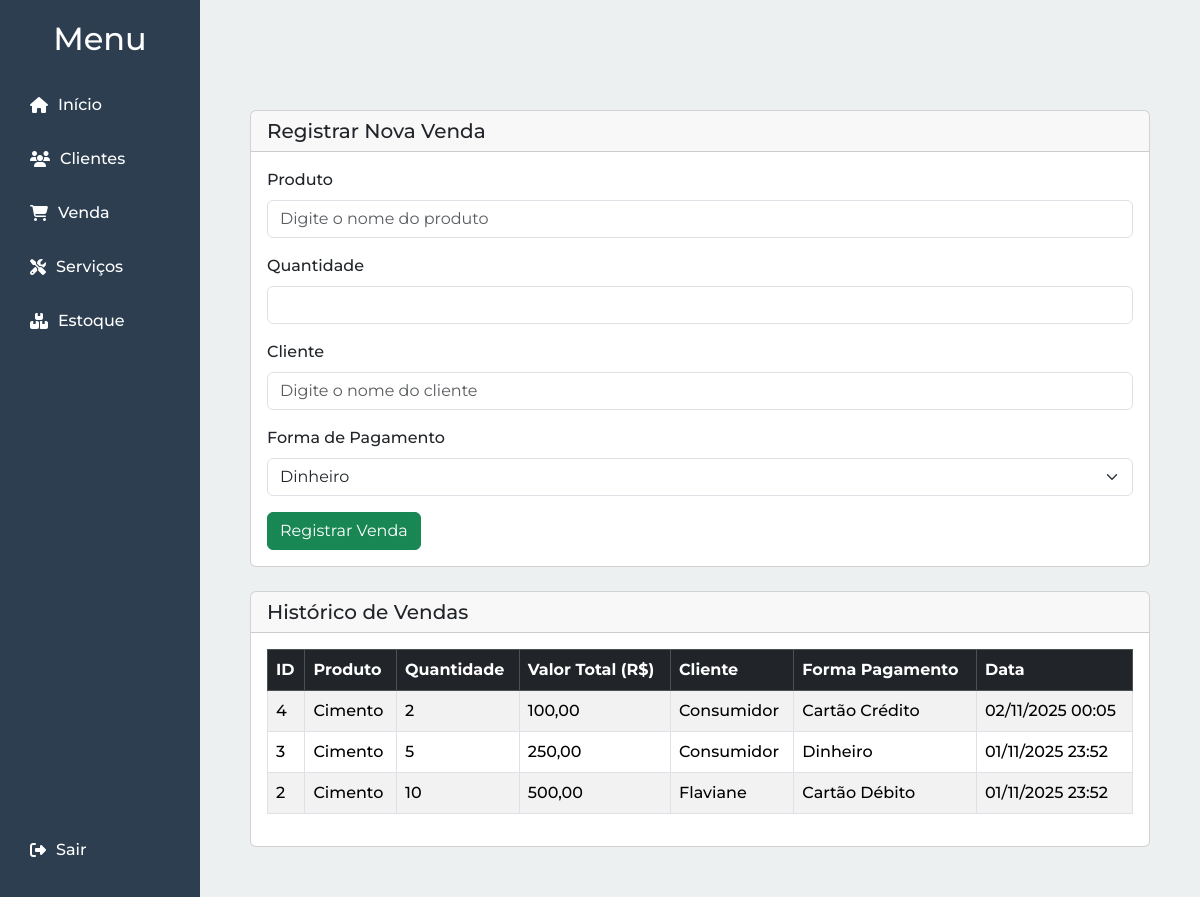
Screenshot of /vendas.php (signed in) with the database file from the repository.
### tables this page shows
CREATE TABLE `vendas` (
  `id` int(11) NOT NULL,
  `produto_id` int(11) NOT NULL,
  `quantidade` int(11) NOT NULL,
  `valor_total` decimal(10,2) NOT NULL,
  `cliente_nome` varchar(100) DEFAULT 'Consumidor',
  `cliente_id` int(11) DEFAULT NULL,
  `data_venda` timestamp NOT NULL DEFAULT current_timestamp(),
  `user_id` int(11) NOT NULL,
  `forma_pagamento` varchar(50) NOT NULL DEFAULT 'Dinheiro'
);

CREATE TABLE `produtos` (
  `id` int(11) NOT NULL,
  `operator_id` int(11) DEFAULT NULL,
  `nome` varchar(100) NOT NULL,
  `descricao` text DEFAULT NULL,
  `quantidade` int(11) NOT NULL DEFAULT 0,
  `preco` decimal(10,2) NOT NULL,
  `user_id` int(11) NOT NULL,
  `ativo` tinyint(1) NOT NULL DEFAULT 1 COMMENT '1 para ativo, 0 para inativo'
);

### public/vendas.php (the view, shortened to what this page needs)
<?php
$user_id = $_SESSION['user_id'];
$database = new Database();
$conn = $database->getConnection();
$stmtVendas = $conn->prepare("
    SELECT v.id, p.nome as produto, v.quantidade, v.valor_total, v.cliente_nome, v.forma_pagamento, v.data_venda
    FROM vendas v
    JOIN produtos p ON v.produto_id = p.id
    WHERE v.user_id = ?
    ORDER BY v.data_venda DESC
");
$stmtVendas->execute([$user_id]);
$vendas = $stmtVendas->fetchAll(PDO::FETCH_ASSOC);
?>
<!DOCTYPE html>
<html lang="pt-BR">
<head>
    <link rel="stylesheet" href="https://cdnjs.cloudflare.com/ajax/libs/font-awesome/6.5.0/css/all.min.css">
    <link href="https://cdn.jsdelivr.net/npm/bootstrap@5.3.2/dist/css/bootstrap.min.css" rel="stylesheet">
    <link rel="stylesheet" type="text/css" href="../assets/css/style.css" />
</head>
<body class="vendas-page">
<div class="sidebar-dashboard">
    <h2>Menu</h2>
    <a href="dashboard.php"><i class="fas fa-home"></i> Início</a>
    <a href="clientes.php"><i class="fas fa-users"></i> Clientes</a>
    <a href="vendas.php" class="active"><i class="fas fa-shopping-cart"></i> Venda</a>
    <a href="servicos.php"><i class="fas fa-tools"></i> Serviços</a>
    <a href="estoque.php"><i class="fas fa-boxes"></i> Estoque</a>
    <div class="sidebar-logout">
        <a href="logout.php" class="btn-logout-dashboard"><i class="fas fa-sign-out-alt"></i> Sair</a>
    </div>
</div>
<div class="main-dashboard">
    <div class="container" style="margin-top: 60px; padding-bottom: 20px;">
        <div class="card mb-4">
            <div class="card-header">
                <h5 class="mb-0">Registrar Nova Venda</h5>
            </div>
            <div class="card-body">
                <form method="POST">
                    <div class="mb-3" style="position: relative;">
                        <label for="produto_nome" class="form-label">Produto</label>
                        <input type="text" id="produto_nome" class="form-control" placeholder="Digite o nome do produto" required>
                    </div>
                    <div class="mb-3">
                        <label for="quantidade" class="form-label">Quantidade</label>
                        <input type="number" name="quantidade" min="1" class="form-control" required>
                    </div>
                    <div class="mb-3" style="position: relative;">
                        <label for="cliente_nome" class="form-label">Cliente</label>
                        <input type="text" name="cliente_nome" id="cliente_nome" class="form-control" placeholder="Digite o nome do cliente">
                    </div>
                    <div class="mb-3">
                        <label for="forma_pagamento" class="form-label">Forma de Pagamento</label>
                        <select name="forma_pagamento" class="form-select" required>
                            <option value="Dinheiro">Dinheiro</option>
                        </select>
                    </div>
                    <button type="submit" class="btn btn-success">Registrar Venda</button>
                </form>
            </div>
        </div>
        <div class="card">
            <div class="card-header">
                <h5 class="mb-0">Histórico de Vendas</h5>
            </div>
            <div class="card-body table-responsive">
                <table class="table table-bordered table-hover table-striped">
                    <thead class="table-dark">
                        <tr>
                            <th>ID</th><th>Produto</th><th>Quantidade</th><th>Valor Total (R$)</th><th>Cliente</th><th>Forma Pagamento</th><th>Data</th>
                        </tr>
                    </thead>
                    <tbody>
                        <?php if(count($vendas) > 0): ?>
                            <?php foreach($vendas as $v): ?>
                                <tr>
                                    <td><?= $v['id'] ?></td>
                                    <td><?= htmlspecialchars($v['produto']) ?></td>
                                    <td><?= $v['quantidade'] ?></td>
                                    <td><?= number_format($v['valor_total'],2,',','.') ?></td>
                                    <td><?= htmlspecialchars($v['cliente_nome']) ?></td>
                                    <td><?= htmlspecialchars($v['forma_pagamento']) ?></td>
                                    <td><?= date('d/m/Y H:i', strtotime($v['data_venda'])) ?></td>
                                </tr>
                            <?php endforeach; ?>
                        <?php else: ?>
                            <tr><td colspan="7" class="text-center">Nenhuma venda registrada ainda.</td></tr>
                        <?php endif; ?>
                    </tbody>
                </table>
            </div>
        </div>
    </div>
</div>
</body>
</html>

### assets/css/style.css (style rules this page uses)
* { margin: 0; padding: 0; box-sizing: border-box; }
body { font-family: 'Montserrat', sans-serif !important; font-weight: 500 !important; }
.dashboard-page, .vendas-page, .estoque-page, .clientes-page, .adcprod-page, .attestoq-page { display: flex; height: 100vh; }
.sidebar-dashboard { width: 200px; background: #2c3e50; color: #fff; display: flex; flex-direction: column; padding: 20px; height: 100vh; position: fixed; top: 0; left: 0; }
.sidebar-dashboard h2 { margin-bottom: 20px; text-align: center; }
.sidebar-dashboard a { color: #fff; text-decoration: none; padding: 10px; margin: 5px 0; border-radius: 5px; display: flex; align-items: center; gap: 10px; transition: background 0.3s; }
.sidebar-logout { margin-top: auto; display: flex; flex-direction: column; gap: 10px; }
.btn-logout-dashboard { background-color: #2c3e50; color: #fff; border: none; padding: 8px 15px; border-radius: 20px; cursor: pointer; display: flex; align-items: center; gap: 5px; text-decoration: none; transition: background 0.3s; }
.main-dashboard { margin-left: 200px; flex: 1; background: #ecf0f1; padding: 20px; overflow-y: auto; height: 100vh; max-width: calc(100vw - 200px); overflow-x: hidden; }
.vendas-page .container, .estoque-page .container { margin-left: 200px !important; max-width: calc(100vw - 200px); }
body.vendas-page { display: block !important; }
.vendas-page .container { margin-left: 0 !important; max-width: 100%; padding: 20px; }
.main-dashboard { margin-left: 200px; background: #ecf0f1; padding: 30px; min-height: 100vh; overflow-x: hidden; }

### rows the page displays
vendas: id "4", produto.nome "Cimento", quantidade "2", valor_total "100,00", cliente_nome "Consumidor", forma_pagamento "Cartão Crédito", data_venda "02/11/2025 00:05"
vendas: id "3", produto.nome "Cimento", quantidade "5", valor_total "250,00", cliente_nome "Consumidor", forma_pagamento "Dinheiro", data_venda "01/11/2025 23:52"
vendas: id "2", produto.nome "Cimento", quantidade "10", valor_total "500,00", cliente_nome "Flaviane", forma_pagamento "Cartão Débito", data_venda "01/11/2025 23:52"
